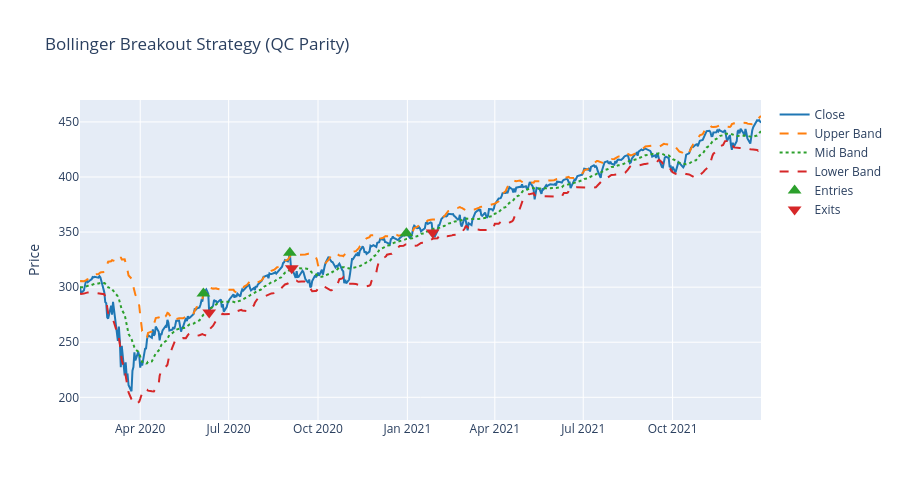

The cell this chart's notebook holds for it:
### Markdown cell above
## Step 6: Visual Diagnostics

Overlay price with Bollinger Bands plus entry/exit markers, and save the interactive figure under `graphs/` for comparison with other strategy notebooks.

### Code cell
graphs_dir = Path("graphs")
graphs_dir.mkdir(exist_ok=True)

plot_frame = ready_frame.copy()

fig = go.Figure()
fig.add_trace(go.Scatter(x=plot_frame.index, y=plot_frame["Close"], name="Close", line=dict(color="#1f77b4")))
fig.add_trace(go.Scatter(x=plot_frame.index, y=plot_frame["upper_band"], name="Upper Band", line=dict(color="#ff7f0e", dash="dash")))
fig.add_trace(go.Scatter(x=plot_frame.index, y=plot_frame["mid_band"], name="Mid Band", line=dict(color="#2ca02c", dash="dot")))
fig.add_trace(go.Scatter(x=plot_frame.index, y=plot_frame["lower_band"], name="Lower Band", line=dict(color="#d62728", dash="dash")))

if entry_markers:
    fig.add_trace(
        go.Scatter(
            x=[m["date"] for m in entry_markers],
            y=[m["price"] for m in entry_markers],
            mode="markers",
            marker=dict(symbol="triangle-up", size=12, color="#2ca02c"),
            name="Entries",
        )
    )

if exit_markers:
    fig.add_trace(
        go.Scatter(
            x=[m["date"] for m in exit_markers],
            y=[m["price"] for m in exit_markers],
            mode="markers",
            marker=dict(symbol="triangle-down", size=12, color="#d62728"),
            name="Exits",
        )
    )

fig.update_layout(title="Bollinger Breakout Strategy (QC Parity)", yaxis_title="Price", height=500)

output_path = graphs_dir / "bollinger_breakout_signals.html"
fig.write_html(output_path)
fig.show()
print(f"Saved interactive chart to {output_path}")

### Figure 1 — Plotly figure (JSON) as saved in the notebook; plotly's stock layout.template omitted (floating-point values rounded to 4 significant figures; data arrays with more than 128 entries replaced by an {"elided": "..."} marker saying what was removed)
{"data": [{"line": {"color": "#1f77b4"}, "name": "Close", "type": "scatter", "x": {"elided": "486 str values"}, "y": {"elided": "486 float values"}}, {"line": {"color": "#ff7f0e", "dash": "dash"}, "name": "Upper Band", "type": "scatter", "x": {"elided": "486 str values"}, "y": {"elided": "486 float values"}}, {"line": {"color": "#2ca02c", "dash": "dot"}, "name": "Mid Band", "type": "scatter", "x": {"elided": "486 str values"}, "y": {"elided": "486 float values"}}, {"line": {"color": "#d62728", "dash": "dash"}, "name": "Lower Band", "type": "scatter", "x": {"elided": "486 str values"}, "y": {"elided": "486 float values"}}, {"marker": {"color": "#2ca02c", "size": 12, "symbol": "triangle-up"}, "mode": "markers", "name": "Entries", "type": "scatter", "x": ["2020-06-05T00:00:00", "2020-09-02T00:00:00", "2020-12-31T00:00:00"], "y": [294.4, 331.2, 349.0]}, {"marker": {"color": "#d62728", "size": 12, "symbol": "triangle-down"}, "mode": "markers", "name": "Exits", "type": "scatter", "x": ["2020-06-11T00:00:00", "2020-09-04T00:00:00", "2021-01-27T00:00:00"], "y": [277.1, 317.2, 349.5]}], "layout": {"height": 500, "title": {"text": "Bollinger Breakout Strategy (QC Parity)"}, "yaxis": {"title": {"text": "Price"}}}}
